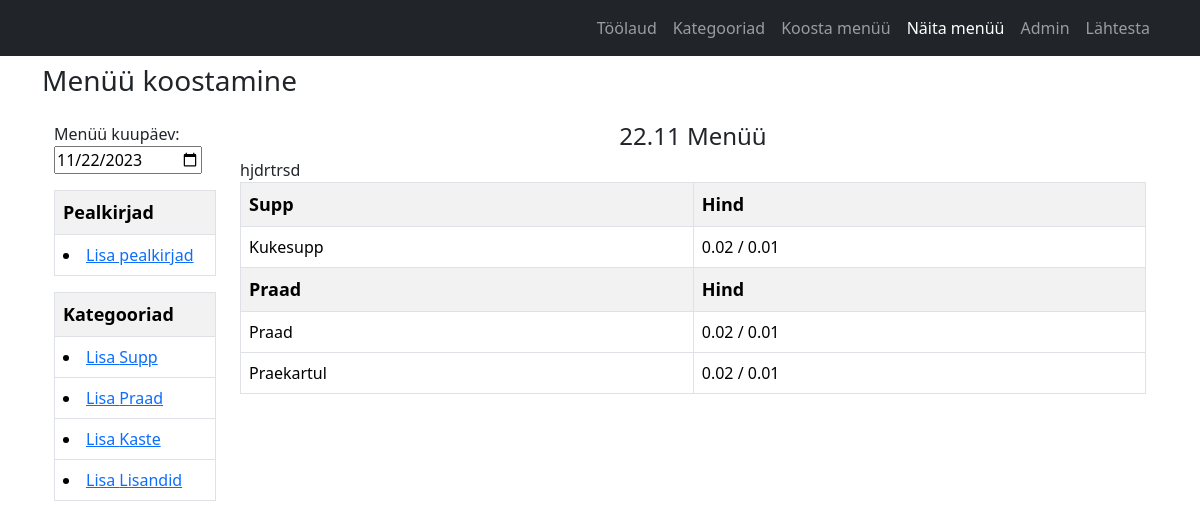
Page /bistrooapp_admin/menuu_list/ on the committed database.
### bistrooapp_admin/models.py (models this page shows, shortened)
class Category(models.Model):
    category_name = models.CharField(max_length=100, unique=True)
    category_sort_id = models.PositiveIntegerField()
    class Meta: # on Country alam klass
        ordering = ["category_sort_id"]  # sorteerib tabeli
        verbose_name_plural = "categori_names" # et nätaks mitmuses

class Menuu(models.Model):
    menu_date = models.DateField()
    category_name = models.ForeignKey(Category, on_delete=models.CASCADE)
    description = models.CharField(max_length=255)
    price_full = models.DecimalField(max_digits=4, decimal_places=2, null=False, blank=False)
    price_half = models.DecimalField(max_digits=4, decimal_places=2, null=True, blank=True)
    class Meta:  # on Country alam klass
        ordering = ["-menu_date", "category_name", "description"]  # sorteerib tabeli
    def __str__(self):  # et ei näitaks nimesid mitte objekt 1, objekt 2 jne
        return f'{self.description}'  # näitab ühte veergu loetava nimega

### bistrooapp_admin/views.py (the view)
# urls.py: path("menuu_list/", views.menuu_list, name="menuu_list"),
def menuu_list(request):
    categories = Category.objects.all()
    theme = Theme.objects.all()
    if request.method == "POST":
        valitud_kp = request.POST.get("valitud_kp")
        request.session['menu_date'] = valitud_kp # kirjutab kuupäeva mällu
        print("KUUPÄEV POST")
    elif request.session.get("menu_date"):
        valitud_kp = request.session.get('menu_date')
        print("KUUPÄEV SESSION")
    else:
        valitud_kp = datetime.today()
        request.session['menu_date'] = valitud_kp.strftime("%Y-%m-%d")  # kirjutab kuupäeva mällu
        print("KUUPÄEV ELSE")
    q_result_menuu = Menuu.objects.filter(menu_date=valitud_kp)
    q_result_theme = Theme.objects.filter(menu_date=valitud_kp)
    print("Q_RESULT_MENUU ", q_result_menuu)  # testimiseks
    print("Q_RESULT_THEME ", q_result_theme)  # testimiseks
    if isinstance(valitud_kp, str):  # kui on POST siis on str type
        kp_obj = datetime.strptime(valitud_kp, "%Y-%m-%d")
        formatted_date = kp_obj.strftime("%d.%m")
        default_date = kp_obj.strftime("%Y-%m-%d") #  "%Y-%m-%d"
    else:
        formatted_date = valitud_kp.strftime("%d.%m")
        default_date = valitud_kp.strftime("%Y-%m-%d") # "%Y-%m-%d"
    datePicker = CurrentDate(initial={"valitud_kp": default_date})  # määrab vaikimisi värtuse
    context = {
        'categories': categories,
        'menuu_items': q_result_menuu,
        'themes': q_result_theme,
        'formike': datePicker, # form'i nimetus määratud, form loodud forms.py
        'formatted_date':  formatted_date
    }
    return render(request, 'bistrooapp_admin/menuu_list.html', context)

### bistrooapp_admin/forms.py
class CurrentDate(forms.Form):
    valitud_kp = forms.DateField(widget=DateInput, input_formats=['%d.%m.%Y'], label="Menüü kuupäev")  # , initial=datetime.now()

### bistrooapp_admin/templatetags/my_template_tag.py (called while the page is built)
@register.simple_tag
def setval(val=None):
    return val

### bistrooapp_admin/templates/bistrooapp_admin/menuu_list.html (shortened to what this page needs)
{% extends "base_admin.html" %}
{% block content %}
    {% load my_template_tag %}
    <div class="mt-2">
        <h3>Menüü koostamine</h3>
    </div>
    <div class="container mt-4">
        <div class="row">
            <div class="col-md-2">
            <form action="" method="post" id="kuupaevaForm">
                    {{ formike }}
            </form>
                <table class="table table-bordered">
                    <thead>
                    <tr>
                        <td class="head_text">Pealkirjad</td>
                    </tr>
                    </thead>
                    <tbody>
                        <tr>
                        <td>
                            <li>
                                <a href="{% url 'bistrooapp_admin:add_theme' %}">Lisa pealkirjad </a>
                            </li>
                        </td>
                        </tr>
                    </tbody>
                </table>
                <table class="table table-bordered">
                    <thead>
                    <tr>
                        <td class="head_text">Kategooriad</td>
                    </tr>
                    </thead>
                    <tbody>
                    {% for category in categories %}
                        <tr>
                        <td>
                            <li>
                                <a href="{% url 'bistrooapp_admin:add_subline' category=category.category_name %}">Lisa {{ category.category_name }} </a>
                            </li>
                        </td>
                    {% endfor %}
                    </tr>
                    </tbody>
                </table>
            </div>
            <div class="col-md-10">
                {% if menuu_items %}
                    <div style="text-align: center">
                    <h4>{{ formatted_date }} Menüü</h4>
                    </div>
                    <div>
                    hjdrtrsd
                    </div>
                    <table class="table table-bordered">
                        {% setval "False" as isBreak %}
                        {% for category in categories %}
                            {% for menuu_item in menuu_items %}
                                {% if isBreak == "True" %}
                                {% else %}
                                    {% if category.category_name == menuu_item.category_name.category_name %}
                                        <thead>
                                        <tr>
                                            <td class="head_text">{{ category.category_name }}</td>
                                            <td class="head_text">Hind</td>
                                        </tr>
                                        </thead>
                                        <tbody>
                                        {% for menuu_item in menuu_items %}
                                            {% if menuu_item.category_name.category_name == category.category_name %}
                                                <tr>
                                                    <td>{{ menuu_item.description }}</td>
                                                    {% if menuu_item.price_full and menuu_item.price_half == None %}
                                                        <td>{{ menuu_item.price_full }}</td>
                                                    {% elif menuu_item.price_full == 0 and menuu_item.price_half == 0 %}
                                                        <td>Prae hinnas</td>
                                                    {% else %}
                                                        <td>{{ menuu_item.price_full }}
                                                            / {{ menuu_item.price_half }}</td>
                                                    {% endif %}
                                                </tr>
                                            {% endif %}
                                        {% endfor %}
                                        </tbody>
                                        {% setval "True" as isBreak %}
                                    {% endif %}
                                {% endif %}
                            {% endfor %}
                            {% setval "False" as isBreak %}
                        {% endfor %}
                    </table>
                {% else %}
                    <div style="text-align: center">
                        <h4 class="head_text">{{ formatted_date }} Menüü puudub</h4>
                    </div>
                {% endif %}
            </div>
        </div>
    </div>
{% endblock %}

### static/css/styles.css (style rules this page uses)
td.head_text { background-color: #f2f2f2; font-weight: bold; font-size: large; }

### rows in the picture
Category: category_name "Supp"
Category: category_name "Praad"
Category: category_name "Kaste"
Category: category_name "Lisandid"
Menuu: description "Kukesupp", price_full "0.02", price_half "0.01"
Menuu: description "Praad", price_full "0.02", price_half "0.01"
Menuu: description "Praekartul", price_full "0.02", price_half "0.01"
